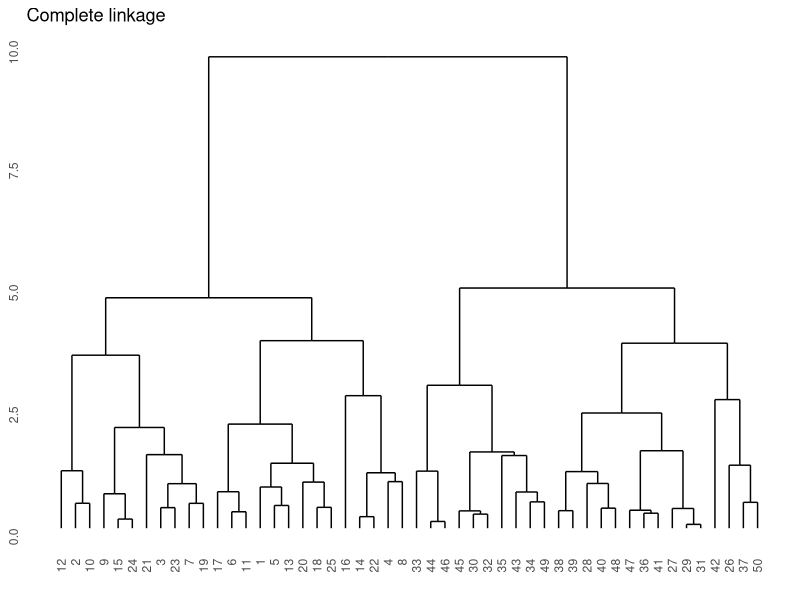
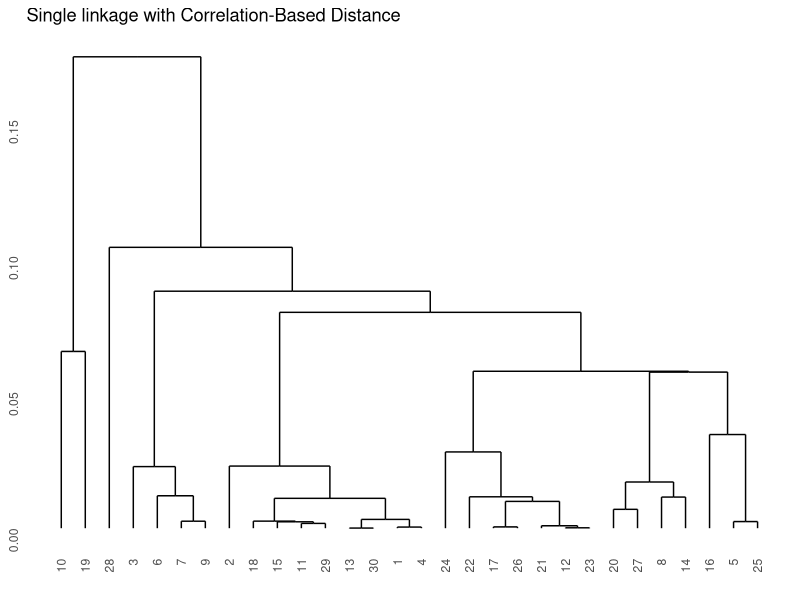
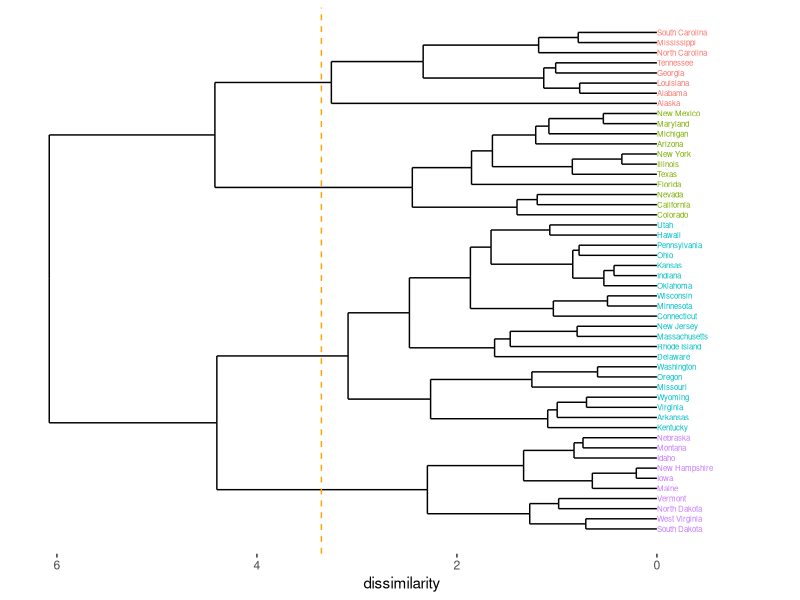

Reproduce these figures in R, in order.
## ---- chunk 1
library(tidyverse)
## ---- chunk 2
set.seed(2)
x <- matrix(rnorm(50 * 2), ncol = 2)
x[1:25, 1] <- x[1:25, 1] + 3
x[1:25, 2] <- x[1:25, 2] - 4
## ---- chunk 3
hc_complete <- hclust(dist(x), method = "complete")
## ---- chunk 4
library(ggdendro)
ggdendrogram(hc_complete) +
  ggtitle("Complete linkage")
## ---- chunk 5
cutree(hc_complete, 2)
## ---- chunk 6
set.seed(3)
x <- matrix(rnorm(30 * 3), ncol = 3)
## ---- chunk 7
cor_x <- cor(t(x))
dd <- as.dist(1-cor_x)
hc_single <- hclust(dd, method = "single")
ggdendrogram(hc_single) +
  ggtitle("Single linkage with Correlation-Based Distance")
## ---- chunk 8
data("USArrests")
## ---- chunk 9
hc_out <- hclust(dist(USArrests), method = "complete")
## ---- chunk 10
clusts <- cutree(hc_out, 4)
table(clusts)

# USArrests %>%
#   mutate(cluster = clusts) %>%
#   arrange(cluster)
## ---- chunk 11
arrests_std <- scale(USArrests)
hc_std <- hclust(dist(arrests_std), method = 'complete')
## ---- chunk 12
clusts_std <- cutree(hc_std, 4)
table(clusts_std)

# data.frame(arrests_std) %>%
#   mutate(cluster = clusts_std) %>%
#   arrange(cluster)
## ---- chunk 13
cor_x <- cor(t(arrests_std))
dd <- as.dist(1-cor_x)
hc_cor <- hclust(dd, method = "complete")
clusts_cor <- cutree(hc_cor, 4)

## ---- chunk 14
table(cor_dist = clusts_cor, euc_dist =clusts_std)
## ---- chunk 15
dd <- dendro_data(hc_std, type = "rectangle")
## ---- chunk 16
cluster_df <- data.frame(label = rownames(USArrests),
                         cluster = clusts_std) %>%
  mutate(cluster = factor(cluster))
## ---- chunk 17
dd[["labels"]] <- merge(dd[["labels"]],cluster_df, by="label")
## ---- chunk 18
ggplot() +
  geom_segment(data = segment(dd), 
               aes(x = x, y = y, xend = xend, yend = yend)) +
  geom_text(data = label(dd), 
            aes(x = x, y = y, label = label, color = cluster),
            hjust = 0, size = 2) + # hjust = 0 will left-align text
  coord_flip() + # flip the coordinate axes to have horizontal tree
  scale_y_reverse(limits=c(6.1, -1)) + # make axis go from 6.1 to -1; larger range to accommodate text 
  theme(axis.line.y=element_blank(),
    axis.ticks.y=element_blank(),
    axis.text.y=element_blank(),
    axis.title.y=element_blank(),
    panel.background=element_rect(fill="white"),
    panel.grid=element_blank()) +
  guides(color = "none") + # remove legend for color
  labs(y = "dissimilarity") + 
  geom_hline(yintercept = hc_std$height[46] + 0.1, col = "orange", lty = "dashed")
